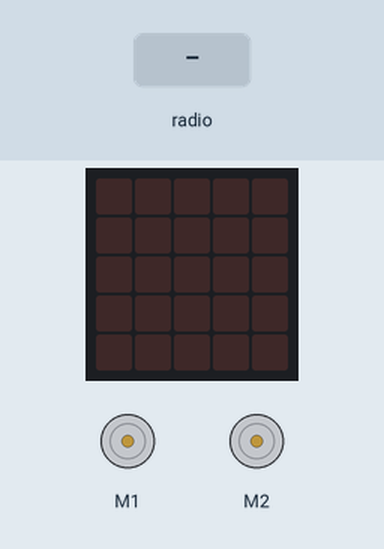
A program run on a simulated BBC micro:bit (MakeCode). On the bench: the board's 5×5 LED display, 2 × DC motor (green arrow = forward, orange = backward, longer = faster). The test bench sets the inputs (shaded band).

Above: at 1.2 s.
1.3 s: radio message "F" arrives
At 2.9 s:
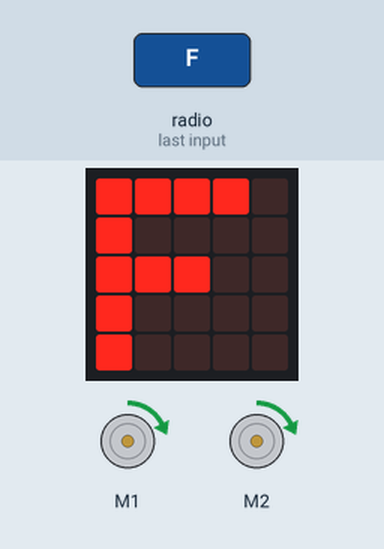
3.5 s: radio message "L" arrives
At 4.6 s:
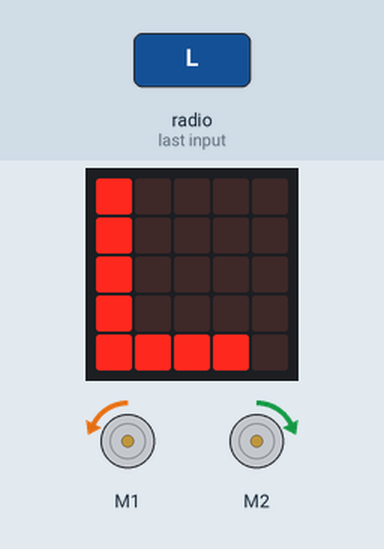
5.7 s: radio message "R" arrives
At 7.5 s:
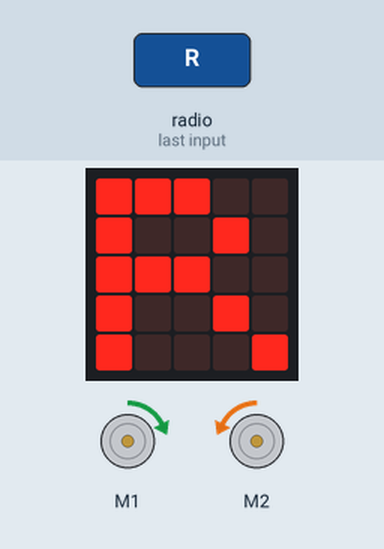
7.9 s: radio message "S" arrives
At 9.1 s:
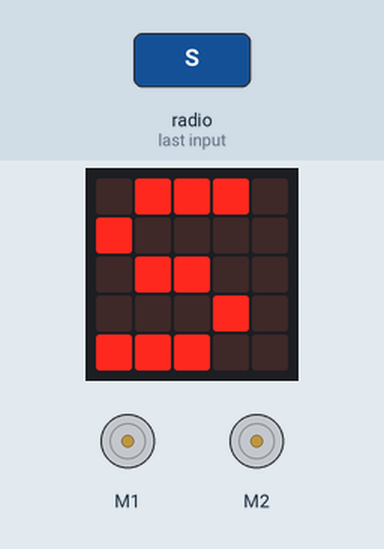
Timing chart, 0 to 10.9 s (numbered marks = the images above; inputs shaded):
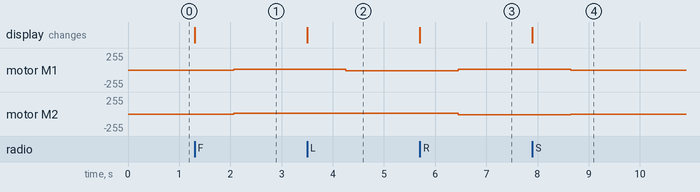

The program:

main.ts
```typescript
radio.onReceivedString(function (receivedString) {
    basic.showString(receivedString)
    if (receivedString == "F") {
        maqueen.motorRun(maqueen.Motors.All, maqueen.Dir.CW, 14)
    } else if (receivedString == "L") {
        maqueen.motorRun(maqueen.Motors.M2, maqueen.Dir.CW, 14)
        maqueen.motorRun(maqueen.Motors.M1, maqueen.Dir.CCW, 14)
    } else if (receivedString == "R") {
        maqueen.motorRun(maqueen.Motors.M1, maqueen.Dir.CW, 14)
        maqueen.motorRun(maqueen.Motors.M2, maqueen.Dir.CCW, 14)
    } else if (receivedString == "S") {
        maqueen.motorStop(maqueen.Motors.All)
    }
})
radio.setGroup(1)
```

test.ts
```typescript
// 테스트는 여기로 이동합니다; 이 패키지가 확장으로 사용될 때 컴파일되지 않을 것 입니다.
```

Measured:
- after the input at 1.3 s, motor M1, motor M2: stopped → forward 14/255 after 0.77 s; the display: changes at once (image 1)
- after the input at 3.5 s, motor M1: forward 14/255 → backward 14/255 after 0.75 s; the display: changes at once (image 2)
- after the input at 5.7 s, motor M1: backward 14/255 → forward 14/255 after 0.75 s; motor M2: forward 14/255 → backward 14/255 after 0.75 s; the display: changes at once (image 3)
- after the input at 7.9 s, motor M1: forward 14/255 → stopped after 0.75 s; motor M2: backward 14/255 → stopped after 0.75 s; the display: changes at once (image 4)
